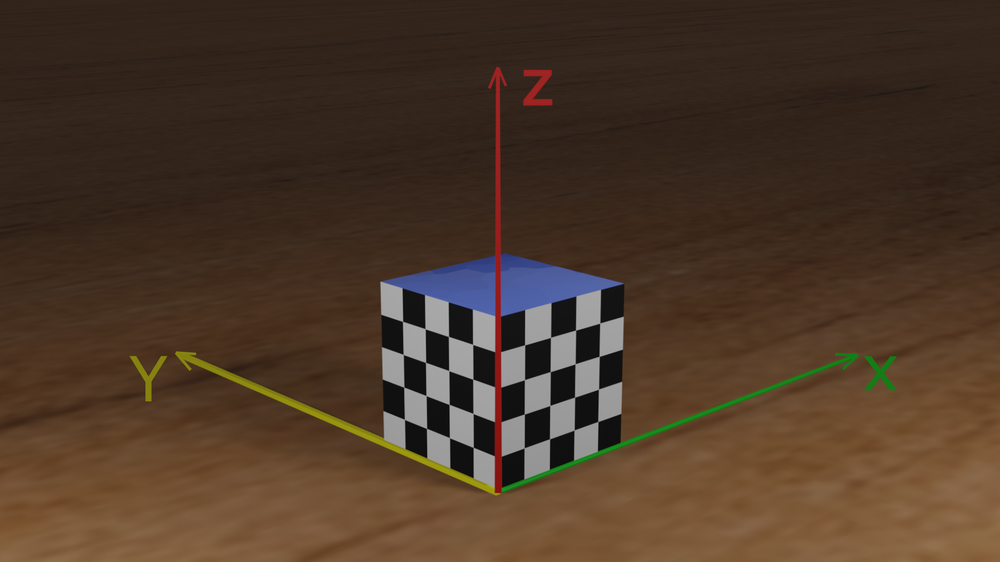
#> input picture checkboard.png, 1000 x 562 px, shrunk from 2002 x 1126 before the run
$ python IntrensicParamaterRetrival.py
#> lines starting #> are read from the running program, lines starting #| are printed output that depends on the picture; long printed decimals are rounded
###############
##Design the function "calibrate" to  return
# (1) intrinsic_params: should be a list with four elements: [f_x, f_y, o_x, o_y], where f_x and f_y is focal length, o_x and o_y is offset;
# (2) is_constant: should be bool data type. False if the intrinsic parameters differed from world coordinates.
#                                            True if the intrinsic parameters are invariable.
#It is ok to add other functions if you need
###############
import numpy as np
from cv2 import imread, cvtColor, COLOR_BGR2GRAY, TERM_CRITERIA_EPS, TERM_CRITERIA_MAX_ITER, \
    findChessboardCorners, cornerSubPix, drawChessboardCorners

def calculate_A(x,y,world_coordinates):
#   Retrieve X coordinates from world coordinates
    X=world_coordinates[:,0,0]
#   Retrieve Y coordinates from world coordinates
    Y=world_coordinates[:,0,1]
#   Retrieve Z coordinates from world coordinates
    Z=world_coordinates[:,0,2]
    n=x.size
    A=[]
#   Calculating A based on preliminary 3
    for i in range(0,2*n):
        if(i%2==0):
            index=int(i/2)
            a=[X[index],Y[index],Z[index],1,0,0,0,0,-x[index]*X[index],-x[index]*Y[index],-x[index]*Z[index],-x[index]]
            A.append(a)
        else:
            index=int(i/2)
            a=[0,0,0,0,X[index],Y[index],Z[index],1,-y[index]*X[index],-y[index]*Y[index],-y[index]*Z[index],-y[index]]
            A.append(a)
    return np.array(A)

def retrieve_intrensic_paramaters(A):
#     Using SVD decomposing A into U Sigma and V.T
    l,m,V_Transpose=np.linalg.svd(A)
    M=V_Transpose[11]
    lambda_for_rot = M[8:11];
#     Calculating Lambda based on prilimnary 1
    lambda_scalar = 1/np.sqrt(lambda_for_rot[0]**2 + lambda_for_rot[1]**2 + lambda_for_rot[2]**2)
    M = lambda_scalar * M
    a=M.reshape(3,4).dot(np.array([40,0,10,1]))
# Calculating m1,m2,m3,m4
    m1=np.array(M[0:3]).reshape(3,1)
    m2=np.array(M[4:7]).reshape(3,1)
    m3=np.array(M[8:11]).reshape(3,1)
    m4=np.array([M[3],M[7],M[11]]).reshape(3,1)
#     Calculating intrensic paramaters
    o_x=m1.T.dot(m3)[0,0]
    o_y=m2.T.dot(m3)[0,0]
    f_x=np.sqrt(m1.T.dot(m1)-np.power(o_x,2))[0,0]
    f_y=np.sqrt(m2.T.dot(m2)-np.power(o_y,2))[0,0]
    return [f_x,f_y,o_x,o_y]


def calibrate(imgname):
    #......
    #......
#> called with imgname = 'checkboard.png'
    criteria = (TERM_CRITERIA_EPS + TERM_CRITERIA_MAX_ITER, 30, 0.1)
#     reading the image
    image=imread(imgname,1)
#> image is the input picture: shape (562, 1000, 3); mean B, G, R 40.6, 56.2, 76.2
#     converting into grey image
    gray=cvtColor(image,COLOR_BGR2GRAY)
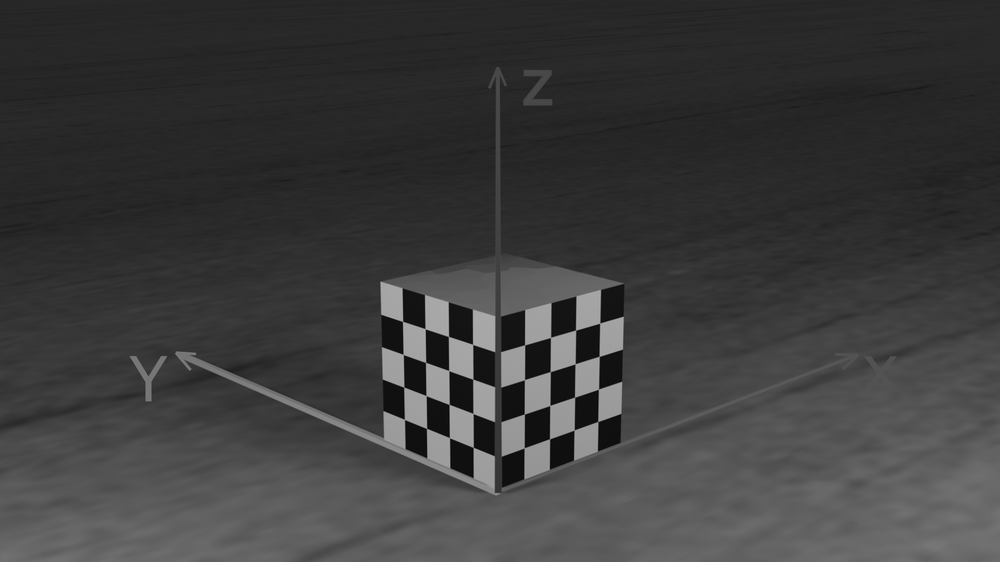
#> gray: shape (562, 1000); min 2, max 178, mean 60.4
#     retrieving the corners
    retval, corners = findChessboardCorners(image,(9,4))
#> retval = True; corners = 36 rows, first 8: [597.9, 421.5], [574, 430], [549.6, 438.6], [524, 447.9], [497, 456], [473.1, 447.5], [449.1, 437.4], [426.5, 428.5]
    #Manually Deleting the Z axis points from the image system
    corners=np.delete(corners,[4,13,22,31],0)
#> corners = 32 rows, first 8: [597.9, 421.5], [574, 430], [549.6, 438.6], [524, 447.9], [473.1, 447.5], [449.1, 437.4], [426.5, 428.5], [404.3, 419.4]
#     refining the coordinates
    corners_refined = cornerSubPix(gray,corners, (5,5), (-1,-1), criteria)
#> corners_refined = 32 rows, first 8: [597.8, 421.5], [574.1, 430], [549.5, 438.8], [524.2, 447.9], [473.2, 447.4], [449.5, 437.6], [426.5, 428.4], [404.4, 419.4]
# [6 lines of commented-out code are left out]

    world_coordinates=np.array([[[40,0,10]],[[30,0,10]],[[20,0,10]],[[10,0,10]],[[0,10,10]],[[0,20,10]],[[0,30,10]],[[0,40,10]],[[40,0,20]],[[30,0,20]],[[20,0,20]],[[10,0,20]],[[0,10,20]],[[0,20,20]],[[0,30,20]],[[0,40,20]],[[40,0,30]],[[30,0,30]],[[20,0,30]],[[10,0,30]],[[0,10,30]],[[0,20,30]],[[0,30,30]],[[0,40,30]],[[40,0,40]],[[30,0,40]],[[20,0,40]],[[10,0,40]],[[0,10,40]],[[0,20,40]],[[0,30,40]],[[0,40,40]]])
    x=corners_refined[:,0,0]
#> x = 32 values, max 599.7 at index 24, min 402.5 at index 31, mean 499.9
    y=corners_refined[:,0,1]
#> y = 32 values, max 447.9 at index 3, min 321.4 at index 31, mean 383.8
    A=calculate_A(x,y,world_coordinates)
#> the loop in calculate_A, `for i in range(0,2*n):` made 64 passes
#> a on passes 1 to 12: [40, 0, 10, 1, 0, 0, 0, 0, -23911.9, 0, -5978, -597.8], [0, 0, 0, 0, 40, 0, 10, 1, -16860.4, 0, -4215.1, -421.5], [30, 0, 10, 1, 0, 0, 0, 0, -17223.3, 0, -5741.1, -574.1], [0, 0, 0, 0, 30, 0, 10, 1, -12900, 0, -4300, -430], [20, 0, 10, 1, 0, 0, 0, 0, -10990.5, 0, -5495.2, -549.5], [0, 0, 0, 0, 20, 0, 10, 1, -8775.4, 0, -4387.7, -438.8], [10, 0, 10, 1, 0, 0, 0, 0, -5241.7, 0, -5241.7, -524.2], [0, 0, 0, 0, 10, 0, 10, 1, -4478.8, 0, -4478.8, -447.9], [0, 10, 10, 1, 0, 0, 0, 0, 0, -4732.4, -4732.4, -473.2], [0, 0, 0, 0, 0, 10, 10, 1, 0, -4473.8, -4473.8, -447.4], [0, 20, 10, 1, 0, 0, 0, 0, 0, -8989.2, -4494.6, -449.5], [0, 0, 0, 0, 0, 20, 10, 1, 0, -8752.8, -4376.4, -437.6]
#> after the loop in calculate_A, `for i in range(0,2*n):`: A = 64 items
    intrensic_params=retrieve_intrensic_paramaters(A)
#> in retrieve_intrensic_paramaters, `l,m,V_Transpose=np.linalg.svd(A)`:
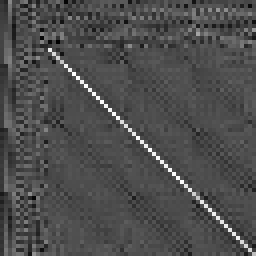
#> l: shape (64, 64) float64 (shown 4 times larger); min -0.413, max 0.936, mean -0.00164; drawn with min black and max white
#> in retrieve_intrensic_paramaters, `l,m,V_Transpose=np.linalg.svd(A)`: m = [114765.9, 67690.3, 32493.4, 1099.9, 182.3, 109.9, 51.71, 9.88, 6.9, 4.99, 1.2, 0.000381]
#> in retrieve_intrensic_paramaters, `M=V_Transpose[11]`: M = [-0.00505, 0.00225, 0.000487, -0.712, 0.000215, 0.000237, 0.0053, -0.702, -2.51e-06, -2.64e-06, 9.74e-07, -0.00143]
#> in retrieve_intrensic_paramaters, `lambda_for_rot = M[8:11];`: lambda_for_rot = [-2.51e-06, -2.64e-06, 9.74e-07]
#> in retrieve_intrensic_paramaters, `lambda_scalar = 1/np.sqrt(lambda_for_rot[0]**2 + lambda_for_rot[1]**2 ..`: lambda_scalar = 265153.1
#> in retrieve_intrensic_paramaters, `M = lambda_scalar * M`: M = [-1338.6, 595.6, 129.2, -188726, 57.11, 62.83, 1405.2, -186237.4, -0.665, -0.701, 0.258, -379.1]
#> in retrieve_intrensic_paramaters, `a=M.reshape(3,4).dot(np.array([40,0,10,1]))`: a = [-240978.4, -169900.4, -403.1]
#> in retrieve_intrensic_paramaters, `m1=np.array(M[0:3]).reshape(3,1)`: m1 = [-1338.6, 595.6, 129.2]
#> in retrieve_intrensic_paramaters, `m2=np.array(M[4:7]).reshape(3,1)`: m2 = [57.11, 62.83, 1405.2]
#> in retrieve_intrensic_paramaters, `m3=np.array(M[8:11]).reshape(3,1)`: m3 = [-0.665, -0.701, 0.258]
#> in retrieve_intrensic_paramaters, `m4=np.array([M[3],M[7],M[11]]).reshape(3,1)`: m4 = [-188726, -186237.4, -379.1]
#> in retrieve_intrensic_paramaters, `o_x=m1.T.dot(m3)[0,0]`: o_x = 505.4
#> in retrieve_intrensic_paramaters, `o_y=m2.T.dot(m3)[0,0]`: o_y = 280.9
#> in retrieve_intrensic_paramaters, `f_x=np.sqrt(m1.T.dot(m1)-np.power(o_x,2))[0,0]`: f_x = 1381.2
#> in retrieve_intrensic_paramaters, `f_y=np.sqrt(m2.T.dot(m2)-np.power(o_y,2))[0,0]`: f_y = 1379.5
#> intrensic_params = [1381.2, 1379.5, 505.4, 280.9]
    #translating worldcoordinates with (10,10,10)
    world_coordinates+=10
    A=calculate_A(x,y,world_coordinates)
#> the loop in calculate_A (call 2), `for i in range(0,2*n):` made 64 passes
#> a on passes 1, 4, 21, 39, 64: [50, 10, 20, 1, 0, 0, 0, 0, -29889.9, -5978, -11956, -597.8], [0, 0, 0, 0, 40, 10, 20, 1, -17200, -4300, -8600, -430], [30, 10, 30, 1, 0, 0, 0, 0, -16494, -5498, -16494, -549.8], [20, 10, 40, 1, 0, 0, 0, 0, -10489, -5244.5, -20978, -524.5], [0, 0, 0, 0, 10, 50, 50, 1, -3213.8, -16069, -16069, -321.4]
    intrensic_params_Changes=retrieve_intrensic_paramaters(A)
#> in retrieve_intrensic_paramaters (call 2), `l,m,V_Transpose=np.linalg.svd(A)`:
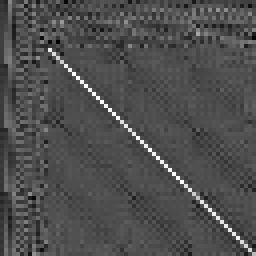
#> l: shape (64, 64) float64 (shown 4 times larger); min -0.42, max 0.937, mean -0.00142; drawn with min black and max white
#> in retrieve_intrensic_paramaters (call 2), `l,m,V_Transpose=np.linalg.svd(A)`: m = [171946.4, 68080, 34052.4, 696.6, 272.6, 110.8, 54.54, 11.93, 7.15, 5.4, 0.569, 0.000372]
#> in retrieve_intrensic_paramaters (call 2), `M=V_Transpose[11]`: M = [-0.00492, 0.00219, 0.000475, -0.671, 0.00021, 0.000231, 0.00517, -0.741, -2.44e-06, -2.58e-06, 9.5e-07, -0.00135]
#> in retrieve_intrensic_paramaters (call 2), `lambda_for_rot = M[8:11];`: lambda_for_rot = [-2.44e-06, -2.58e-06, 9.5e-07]
#> in retrieve_intrensic_paramaters (call 2), `lambda_scalar = 1/np.sqrt(lambda_for_rot[0]**2 + lambda_for_rot[1]**2 ..`: lambda_scalar = 271930.1
#> in retrieve_intrensic_paramaters (call 2), `M = lambda_scalar * M`: M = [-1338.6, 595.6, 129.2, -182594.3, 57.13, 62.85, 1405.3, -201497, -0.665, -0.701, 0.258, -368]
#> in retrieve_intrensic_paramaters (call 2), `a=M.reshape(3,4).dot(np.array([40,0,10,1]))`: a = [-234847.9, -185159, -392]
#> in retrieve_intrensic_paramaters (call 2), `m2=np.array(M[4:7]).reshape(3,1)`: m2 = [57.13, 62.85, 1405.3]
#> in retrieve_intrensic_paramaters (call 2), `m4=np.array([M[3],M[7],M[11]]).reshape(3,1)`: m4 = [-182594.3, -201497, -368]
#> in retrieve_intrensic_paramaters (call 2), `o_x=m1.T.dot(m3)[0,0]`: o_x = 505.3
#> in retrieve_intrensic_paramaters (call 2), `f_x=np.sqrt(m1.T.dot(m1)-np.power(o_x,2))[0,0]`: f_x = 1381.3
#> in retrieve_intrensic_paramaters (call 2), `f_y=np.sqrt(m2.T.dot(m2)-np.power(o_y,2))[0,0]`: f_y = 1379.6
#> intrensic_params_Changes = [1381.3, 1379.6, 505.3, 280.9]
    is_constant=True

    return intrensic_params,is_constant


if __name__ == "__main__":
    intrinsic_params, is_constant = calibrate('checkboard.png')
#> intrinsic_params = [1381.2, 1379.5, 505.4, 280.9]; is_constant = True
    print(intrinsic_params)
#| [1381.246, 1379.504, 505.352, 280.881]
    print(is_constant)
#| True
